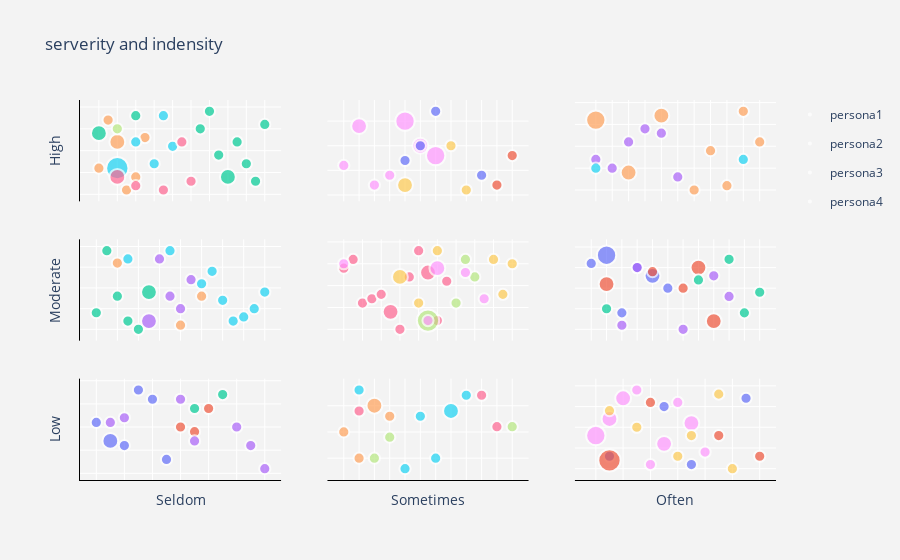

Write notebook code for a chart like this one.
### Code cell
from plotly.subplots import make_subplots
import random
fig = make_subplots(rows=3, cols=3)

    
#zone 1
fig.add_trace(go.Scatter(
                x=p1_1['Item'],y=random.sample(range(10, 30), len(p1_1)),name='persona1',
                marker_size=p1_1['Weight'],legendgroup='group1',
                 ),row=3,col=1)

fig.add_trace(go.Scatter(
                x=p2_1['Item'],name='persona2',y=random.sample(range(10, 30), len(p2_1)),
                marker_size=p2_1['Weight'],legendgroup='group2'),row=3,col=1)
fig.add_trace(go.Scatter(
                x=p3_1['Item'],name='persona3',y=random.sample(range(10, 30), len(p3_1)),
                marker_size=p3_1['Weight'],legendgroup='group3'),row=3,col=1)
fig.add_trace(go.Scatter(
                x=p4_1['Item'],name='persona4',y=random.sample(range(10, 30), len(p4_1)),
                marker_size=p4_1['Weight'],legendgroup='group4'),row=3,col=1)
#zone 2

fig.add_trace(go.Scatter(
                x=p1_2['Item'],name='',legendgroup='group1',y=random.sample(range(10, 30), len(p1_2)),
                marker_size=p1_2['Weight'],showlegend=False),row=3,col=2)
fig.add_trace(go.Scatter(
                x=p2_2['Item'],name='',y=random.sample(range(10, 30), len(p2_2)),
                marker_size=p2_2['Weight'],legendgroup='group2',showlegend=False),row=3,col=2)
fig.add_trace(go.Scatter(
                x=p3_2['Item'],name='',y=random.sample(range(10, 30), len(p3_2)),
                marker_size=p3_2['Weight'],legendgroup='group3',showlegend=False),row=3,col=2)
fig.add_trace(go.Scatter(
                x=p4_2['Item'],name='',y=random.sample(range(10, 30), len(p4_2)),
                marker_size=p4_2['Weight'],legendgroup='group4',showlegend=False),row=3,col=2)
#zone 3

fig.add_trace(go.Scatter(
                x=p1_3['Item'],name='',legendgroup='group1',y=random.sample(range(10, 30), len(p1_3)),
                marker_size=p1_3['Weight'],showlegend=False),row=3,col=3)
fig.add_trace(go.Scatter(
                x=p2_3['Item'],name='persona2',y=random.sample(range(10, 30), len(p2_3)),
                marker_size=p2_3['Weight'],legendgroup='group2',showlegend=False),row=3,col=3)
fig.add_trace(go.Scatter(
                x=p3_3['Item'],name='persona3',y=random.sample(range(10, 30), len(p3_3)),
                marker_size=p3_3['Weight'],legendgroup='group3',showlegend=False),row=3,col=3)
fig.add_trace(go.Scatter(
                x=p4_3['Item'],name='persona4',y=random.sample(range(10, 30), len(p4_3)),
                marker_size=p4_3['Weight'],legendgroup='group4',showlegend=False),row=3,col=3)
#zone 4
fig.add_trace(go.Scatter(
                x=p1_4['Item'],name='',legendgroup='group1',y=random.sample(range(10, 30), len(p1_4)),
                marker_size=p1_4['Weight'],showlegend=False),row=2,col=1)
fig.add_trace(go.Scatter(
                x=p2_4['Item'],name='',y=random.sample(range(10, 30), len(p2_4)),
                marker_size=p2_4['Weight'],legendgroup='group2',showlegend=False),row=2,col=1)
fig.add_trace(go.Scatter(
                x=p3_4['Item'],name='',y=random.sample(range(10, 30), len(p3_4)),
                marker_size=p3_4['Weight'],legendgroup='group3',showlegend=False),row=2,col=1)
fig.add_trace(go.Scatter(
                x=p4_4['Item'],name='',y=random.sample(range(10, 30), len(p4_4)),
                marker_size=p4_4['Weight'],legendgroup='group4',showlegend=False),row=2,col=1)


#zone 5

fig.add_trace(go.Scatter(
                x=p1_5['Item'],name='',legendgroup='group1',y=random.sample(range(10, 30), len(p1_5)),
                marker_size=p1_5['Weight'],showlegend=False),row=2,col=2)
fig.add_trace(go.Scatter(
                x=p2_5['Item'],name='',y=random.sample(range(10, 30), len(p2_5)),
                marker_size=p2_5['Weight'],legendgroup='group2',showlegend=False),row=2,col=2)
fig.add_trace(go.Scatter(
                x=p3_5['Item'],name='',y=random.sample(range(10, 30), len(p3_5)),
                marker_size=p3_5['Weight'],legendgroup='group3',showlegend=False),row=2,col=2)
fig.add_trace(go.Scatter(
                x=p4_5['Item'],name='',y=random.sample(range(10, 30), len(p4_5)),
                marker_size=p4_5['Weight'],legendgroup='group4',showlegend=False),row=2,col=2)

#zone 6

fig.add_trace(go.Scatter(
                x=p1_6['Item'],name='',legendgroup='group1',y=random.sample(range(10, 30), len(p1_6)),
                marker_size=p1_6['Weight'],showlegend=False),row=2,col=3)
fig.add_trace(go.Scatter(
                x=p2_6['Item'],name='',y=random.sample(range(10, 30), len(p2_6)),
                marker_size=p2_6['Weight'],legendgroup='group2',showlegend=False),row=2,col=3)
fig.add_trace(go.Scatter(
                x=p3_6['Item'],name='',y=random.sample(range(10, 30), len(p3_6)),
                marker_size=p3_6['Weight'],legendgroup='group3',showlegend=False),row=2,col=3)
fig.add_trace(go.Scatter(
                x=p4_6['Item'],name='',y=random.sample(range(10, 30), len(p4_6)),
                marker_size=p4_6['Weight'],legendgroup='group4',showlegend=False),row=2,col=3)

#zone 7

fig.add_trace(go.Scatter(
                x=p1_7['Item'],name='',legendgroup='group1',y=random.sample(range(10, 30), len(p1_7)),
                marker_size=p1_7['Weight'],showlegend=False),row=1,col=1)
fig.add_trace(go.Scatter(
                x=p2_7['Item'],name='',y=random.sample(range(10, 30), len(p2_7)),
                marker_size=p2_7['Weight'],legendgroup='group2',showlegend=False),row=1,col=1)
fig.add_trace(go.Scatter(
                x=p3_7['Item'],name='',y=random.sample(range(10, 30), len(p3_7)),
                marker_size=p3_7['Weight'],legendgroup='group3',showlegend=False),row=1,col=1)
fig.add_trace(go.Scatter(
                x=p4_7['Item'],name='',y=random.sample(range(10, 30), len(p4_7)),
                marker_size=p4_7['Weight'],legendgroup='group4',showlegend=False),row=1,col=1)
#zone 8

fig.add_trace(go.Scatter(
                x=p1_8['Item'],name='',legendgroup='group1',y=random.sample(range(10, 30), len(p1_8)),
                marker_size=p1_8['Weight'],showlegend=False),row=1,col=2)
fig.add_trace(go.Scatter(
                x=p2_8['Item'],name='',y=random.sample(range(10, 30), len(p2_8)),
                marker_size=p2_8['Weight'],legendgroup='group2',showlegend=False),row=1,col=2)
fig.add_trace(go.Scatter(
                x=p3_8['Item'],name='',y=random.sample(range(10, 30), len(p3_8)),
                marker_size=p3_8['Weight'],legendgroup='group3',showlegend=False),row=1,col=2)
fig.add_trace(go.Scatter(
                x=p4_8['Item'],name='',y=random.sample(range(10, 30), len(p4_8)),
                marker_size=p4_8['Weight'],legendgroup='group4',showlegend=False),row=1,col=2)
#zone 9

fig.add_trace(go.Scatter(
                x=p1_9['Item'],name='',legendgroup='group1',y=random.sample(range(10, 30), len(p1_9)),
                marker_size=p1_9['Weight'],showlegend=False),row=1,col=1)
fig.add_trace(go.Scatter(
                x=p2_9['Item'],name='',y=random.sample(range(10, 30), len(p2_9)),
                marker_size=p2_9['Weight'],legendgroup='group2',showlegend=False),row=1,col=3)
fig.add_trace(go.Scatter(
                x=p3_9['Item'],name='',y=random.sample(range(10, 30), len(p3_9)),
                marker_size=p3_9['Weight'],legendgroup='group3',showlegend=False),row=1,col=3)
fig.add_trace(go.Scatter(
                x=p4_9['Item'],name='',y=random.sample(range(10, 30), len(p4_9)),
                marker_size=p4_9['Weight'],legendgroup='group4',showlegend=False),row=1,col=3)

sizeref =  2.*80/(100**2)

fig.update_traces(mode='markers', marker=dict(sizemode='area',
                                              sizeref=sizeref, line_width=2))
fig.update_yaxes(visible=True, showticklabels=False)
fig.update_xaxes(visible=True, showticklabels=False)
# fig.update_xaxes(visible=True,showticklabels=False, row=3,col=1)
# fig.update_yaxes(visible=True,showticklabels=False, row=3,col=1)
fig['layout']['xaxis7']['title']='Seldom'
fig['layout']['xaxis8']['title']='Sometimes'
fig['layout']['xaxis9']['title']='Often'
fig['layout']['yaxis1']['title']='High'
fig['layout']['yaxis4']['title']='Moderate'
fig['layout']['yaxis7']['title']='Low'
fig.update_xaxes(showline=True, linewidth=1, linecolor='black', row=3, col=1)
fig.update_yaxes(showline=True, linewidth=1, linecolor='black', row=1, col=1)
fig.update_xaxes(showline=True, linewidth=1, linecolor='black', row=3, col=2)
fig.update_yaxes(showline=True, linewidth=1, linecolor='black', row=2, col=1)
fig.update_xaxes(showline=True, linewidth=1, linecolor='black', row=3, col=3)
fig.update_yaxes(showline=True, linewidth=1, linecolor='black', row=3, col=1)

fig.update_layout(
    title='serverity and indensity',
    paper_bgcolor='rgb(243, 243, 243)',
    plot_bgcolor='rgb(243, 243, 243)',
)

fig.show()

### Figure 1 — Plotly figure (JSON) as saved in the notebook; plotly's stock layout.template omitted (floating-point values rounded to 4 significant figures)
{"data": [{"legendgroup": "group1", "marker": {"line": {"width": 2}, "size": [1, 2, 1, 1, 1, 1], "sizemode": "area", "sizeref": 0.016}, "mode": "markers", "name": "persona1", "type": "scatter", "x": ["being with/around friends", "finances", "future", "physical health", "quizzes/exams", "work"], "xaxis": "x7", "y": [21, 17, 16, 28, 26, 13], "yaxis": "y7"}, {"legendgroup": "group2", "marker": {"line": {"width": 2}, "size": [1, 1, 1], "sizemode": "area", "sizeref": 0.016}, "mode": "markers", "name": "persona2", "type": "scatter", "x": ["class", "presentations", "projects"], "xaxis": "x7", "y": [20, 19, 24], "yaxis": "y7"}, {"legendgroup": "group3", "marker": {"line": {"width": 2}, "size": [1, 1], "sizemode": "area", "sizeref": 0.016}, "mode": "markers", "name": "persona3", "type": "scatter", "x": ["homework", "presentations"], "xaxis": "x7", "y": [27, 24], "yaxis": "y7"}, {"legendgroup": "group4", "marker": {"line": {"width": 2}, "size": [1, 1, 1, 1, 1, 1, 1], "sizemode": "area", "sizeref": 0.016}, "mode": "markers", "name": "persona4", "type": "scatter", "x": ["being vulnerable in therapy", "class", "finances", "future", "Internship", "lab", "presentations"], "xaxis": "x7", "y": [20, 26, 21, 22, 16, 11, 17], "yaxis": "y7"}, {"legendgroup": "group1", "marker": {"line": {"width": 2}, "size": [1, 1, 2, 1], "sizemode": "area", "sizeref": 0.016}, "mode": "markers", "name": "", "showlegend": false, "type": "scatter", "x": ["planning", "projects", "quizzes/exams", "work"], "xaxis": "x8", "y": [20, 15, 25, 23], "yaxis": "y8"}, {"legendgroup": "group2", "marker": {"line": {"width": 2}, "size": [1, 1, 1, 1, 2, 1], "sizemode": "area", "sizeref": 0.016}, "mode": "markers", "name": "", "showlegend": false, "type": "scatter", "x": ["family", "health", "homework", "projects", "relationship", "workout"], "xaxis": "x8", "y": [13, 23, 15, 28, 24, 27], "yaxis": "y8"}, {"legendgroup": "group3", "marker": {"line": {"width": 2}, "size": [1, 1, 1], "sizemode": "area", "sizeref": 0.016}, "mode": "markers", "name": "", "showlegend": false, "type": "scatter", "x": ["going to church", "optional programs", "projects"], "xaxis": "x8", "y": [27, 21, 24], "yaxis": "y8"}, {"legendgroup": "group4", "marker": {"line": {"width": 2}, "size": [1, 1, 1], "sizemode": "area", "sizeref": 0.016}, "mode": "markers", "name": "", "showlegend": false, "type": "scatter", "x": ["presentations", "quizzes/exams", "work"], "xaxis": "x8", "y": [21, 15, 19], "yaxis": "y8"}, {"legendgroup": "group1", "marker": {"line": {"width": 2}, "size": [3, 2, 2, 1, 1, 2, 1, 2, 1], "sizemode": "area", "sizeref": 0.016}, "mode": "markers", "name": "", "showlegend": false, "type": "scatter", "x": ["health", "homework", "lectures", "planning", "presentations", "quizzes/exams", "relationship", "sleep", "work"], "xaxis": "x9", "y": [18, 22, 27, 29, 11, 16, 26, 21, 14], "yaxis": "y9"}, {"legendgroup": "group2", "marker": {"line": {"width": 2}, "size": [1, 1, 1, 1, 1, 1], "sizemode": "area", "sizeref": 0.016}, "mode": "markers", "name": "persona2", "showlegend": false, "type": "scatter", "x": ["homework", "hygiene", "planning", "relationship", "sleep", "writing papers"], "xaxis": "x9", "y": [24, 28, 20, 13, 18, 10], "yaxis": "y9"}, {"legendgroup": "group3", "marker": {"line": {"width": 2}, "size": [1, 1, 1, 1], "sizemode": "area", "sizeref": 0.016}, "mode": "markers", "name": "persona3", "showlegend": false, "type": "scatter", "x": ["group work", "homework", "quizzes/exams", "sleep"], "xaxis": "x9", "y": [27, 13, 25, 11], "yaxis": "y9"}, {"legendgroup": "group4", "marker": {"line": {"width": 2}, "size": [1, 4, 1, 1], "sizemode": "area", "sizeref": 0.016}, "mode": "markers", "name": "persona4", "showlegend": false, "type": "scatter", "x": ["developing accessible hobbies", "homework", "hygiene", "presentations"], "xaxis": "x9", "y": [13, 12, 18, 26], "yaxis": "y9"}, {"legendgroup": "group1", "marker": {"line": {"width": 2}, "size": [1, 1, 1, 1, 1, 2], "sizemode": "area", "sizeref": 0.016}, "mode": "markers", "name": "", "showlegend": false, "type": "scatter", "x": ["health", "housing", "internship", "midterms/finals", "optional academic programs", "presentations"], "xaxis": "x4", "y": [14, 29, 18, 12, 10, 19], "yaxis": "y4"}, {"legendgroup": "group2", "marker": {"line": {"width": 2}, "size": [1, 2, 1, 1, 1], "sizemode": "area", "sizeref": 0.016}, "mode": "markers", "name": "", "showlegend": false, "type": "scatter", "x": ["GPA", "presentations", "scholarship", "socializing", "study abroad"], "xaxis": "x4", "y": [27, 12, 18, 15, 22], "yaxis": "y4"}, {"legendgroup": "group3", "marker": {"line": {"width": 2}, "size": [1, 1, 1], "sizemode": "area", "sizeref": 0.016}, "mode": "markers", "name": "", "showlegend": false, "type": "scatter", "x": ["class", "internship", "socializing"], "xaxis": "x4", "y": [18, 26, 11], "yaxis": "y4"}, {"legendgroup": "group4", "marker": {"line": {"width": 2}, "size": [1, 1, 1, 1, 1, 1, 1, 1, 1], "sizemode": "area", "sizeref": 0.016}, "mode": "markers", "name": "", "showlegend": false, "type": "scatter", "x": ["class", "Family", "midterms/finals", "projects", "quizzes/exams", "Resident Advising", "scholarship", "when I feel like I don’t have time", "writing papers"], "xaxis": "x4", "y": [21, 24, 27, 17, 12, 13, 29, 15, 19], "yaxis": "y4"}, {"legendgroup": "group1", "marker": {"line": {"width": 2}, "size": [1, 1, 1, 1, 1, 2, 1, 1, 1, 2, 1, 1], "sizemode": "area", "sizeref": 0.016}, "mode": "markers", "name": "", "showlegend": false, "type": "scatter", "x": ["family", "health ", "internships", "job and career", "lab", "midterms/finals", "optional academic programs", "presentations", "projects", "quizzes/exams", "relationship", "study abroad"], "xaxis": "x5", "y": [24, 26, 16, 17, 18, 14, 10, 22, 28, 23, 12, 21], "yaxis": "y5"}, {"legendgroup": "group2", "marker": {"line": {"width": 2}, "size": [1, 1, 1, 4], "sizemode": "area", "sizeref": 0.016}, "mode": "markers", "name": "", "showlegend": false, "type": "scatter", "x": ["body image", "finances", "homework", "quizzes/exams"], "xaxis": "x5", "y": [16, 26, 22, 12], "yaxis": "y5"}, {"legendgroup": "group3", "marker": {"line": {"width": 2}, "size": [1, 1, 1, 1, 2], "sizemode": "area", "sizeref": 0.016}, "mode": "markers", "name": "", "showlegend": false, "type": "scatter", "x": ["class", "family", "finances", "quizzes/exams", "relationship"], "xaxis": "x5", "y": [17, 25, 23, 12, 24], "yaxis": "y5"}, {"legendgroup": "group4", "marker": {"line": {"width": 2}, "size": [1, 1, 2, 1, 1, 1], "sizemode": "area", "sizeref": 0.016}, "mode": "markers", "name": "", "showlegend": false, "type": "scatter", "x": ["future", "group work", "optional academic programs", "projects", "relationship", "socializing"], "xaxis": "x5", "y": [26, 18, 22, 16, 28, 25], "yaxis": "y5"}, {"legendgroup": "group1", "marker": {"line": {"width": 2}, "size": [1, 3, 1, 1, 2, 1], "sizemode": "area", "sizeref": 0.016}, "mode": "markers", "name": "", "showlegend": false, "type": "scatter", "x": ["class", "homework", "lectures", "physical health", "projects", "relationship"], "xaxis": "x6", "y": [26, 28, 14, 25, 23, 20], "yaxis": "y6"}, {"legendgroup": "group2", "marker": {"line": {"width": 2}, "size": [1, 2, 1, 2, 2], "sizemode": "area", "sizeref": 0.016}, "mode": "markers", "name": "", "showlegend": false, "type": "scatter", "x": ["finance", "homework", "projects", "quizzes/exams", "work"], "xaxis": "x6", "y": [20, 21, 24, 25, 12], "yaxis": "y6"}, {"legendgroup": "group3", "marker": {"line": {"width": 2}, "size": [1, 1, 1, 1, 1], "sizemode": "area", "sizeref": 0.016}, "mode": "markers", "name": "", "showlegend": false, "type": "scatter", "x": ["future", "homework", "hygiene ", "presentations", "quizzes/exams"], "xaxis": "x6", "y": [27, 15, 14, 19, 22], "yaxis": "y6"}, {"legendgroup": "group4", "marker": {"line": {"width": 2}, "size": [1, 1, 1, 1, 1], "sizemode": "area", "sizeref": 0.016}, "mode": "markers", "name": "", "showlegend": false, "type": "scatter", "x": ["finance", "future", "lectures", "physical health", "work"], "xaxis": "x6", "y": [10, 18, 11, 25, 23], "yaxis": "y6"}, {"legendgroup": "group1", "marker": {"line": {"width": 2}, "size": [1, 1, 2, 1, 1, 1], "sizemode": "area", "sizeref": 0.016}, "mode": "markers", "name": "", "showlegend": false, "type": "scatter", "x": ["future", "internship and job search ", "midterm/final", "presentations", "projects", "talking to teachers"], "xaxis": "x", "y": [16, 27, 22, 11, 14, 23], "yaxis": "y"}, {"legendgroup": "group2", "marker": {"line": {"width": 2}, "size": [1, 4, 1, 1, 1], "sizemode": "area", "sizeref": 0.016}, "mode": "markers", "name": "", "showlegend": false, "type": "scatter", "x": ["GPA", "midterm/final", "projects", "quizzes/exams", "relationship"], "xaxis": "x", "y": [17, 16, 22, 28, 21], "yaxis": "y"}, {"legendgroup": "group3", "marker": {"line": {"width": 2}, "size": [1, 2, 1, 1, 1], "sizemode": "area", "sizeref": 0.016}, "mode": "markers", "name": "", "showlegend": false, "type": "scatter", "x": ["group work", "midterm/final", "physical health", "projects", "quizzes/exams"], "xaxis": "x", "y": [22, 14, 13, 12, 11], "yaxis": "y"}, {"legendgroup": "group4", "marker": {"line": {"width": 2}, "size": [1], "sizemode": "area", "sizeref": 0.016}, "mode": "markers", "name": "", "showlegend": false, "type": "scatter", "x": ["midterm/final"], "xaxis": "x", "y": [25], "yaxis": "y"}, {"legendgroup": "group1", "marker": {"line": {"width": 2}, "size": [1, 2, 1, 1, 3, 2, 3], "sizemode": "area", "sizeref": 0.016}, "mode": "markers", "name": "", "showlegend": false, "type": "scatter", "x": ["body image", "future", "GPA", "mean classmates", "midterms/finals", "projects", "quizzes/exams"], "xaxis": "x2", "y": [16, 24, 12, 14, 25, 20, 18], "yaxis": "y2"}, {"legendgroup": "group2", "marker": {"line": {"width": 2}, "size": [1, 1, 2], "sizemode": "area", "sizeref": 0.016}, "mode": "markers", "name": "", "showlegend": false, "type": "scatter", "x": ["health", "homework", "midterms/finals"], "xaxis": "x2", "y": [20, 11, 12], "yaxis": "y2"}, {"legendgroup": "group3", "marker": {"line": {"width": 2}, "size": [1, 1, 1, 1], "sizemode": "area", "sizeref": 0.016}, "mode": "markers", "name": "", "showlegend": false, "type": "scatter", "x": ["finances", "midterms/finals", "projects", "quizzes/exams"], "xaxis": "x2", "y": [14, 17, 20, 27], "yaxis": "y2"}, {"legendgroup": "group4", "marker": {"line": {"width": 2}, "size": [1, 1], "sizemode": "area", "sizeref": 0.016}, "mode": "markers", "name": "", "showlegend": false, "type": "scatter", "x": ["compounding stress", "mental health"], "xaxis": "x2", "y": [12, 18], "yaxis": "y2"}, {"legendgroup": "group1", "marker": {"line": {"width": 2}, "size": [1, 1, 1, 2, 2, 1, 1, 1, 1, 1], "sizemode": "area", "sizeref": 0.016}, "mode": "markers", "name": "", "showlegend": false, "type": "scatter", "x": ["class", "family", "finances", "future", "group projects", "health", "homework", "planning", "projects", "socializing"], "xaxis": "x", "y": [25, 29, 19, 24, 14, 22, 17, 13, 28, 26], "yaxis": "y"}, {"legendgroup": "group2", "marker": {"line": {"width": 2}, "size": [1, 1, 1, 1, 1, 1], "sizemode": "area", "sizeref": 0.016}, "mode": "markers", "name": "", "showlegend": false, "type": "scatter", "x": ["future", "health", "homework", "loss of parents", "mental health", "quizzes/exams"], "xaxis": "x3", "y": [17, 15, 21, 24, 23, 13], "yaxis": "y3"}, {"legendgroup": "group3", "marker": {"line": {"width": 2}, "size": [1, 1, 3, 1, 2, 2, 1, 1], "sizemode": "area", "sizeref": 0.016}, "mode": "markers", "name": "", "showlegend": false, "type": "scatter", "x": ["class", "finances", "future", "group projects", "homework", "mental health", "relationships", "work"], "xaxis": "x3", "y": [10, 19, 26, 11, 14, 27, 28, 21], "yaxis": "y3"}, {"legendgroup": "group4", "marker": {"line": {"width": 2}, "size": [1, 1], "sizemode": "area", "sizeref": 0.016}, "mode": "markers", "name": "", "showlegend": false, "type": "scatter", "x": ["future", "relationships"], "xaxis": "x3", "y": [15, 17], "yaxis": "y3"}], "layout": {"paper_bgcolor": "rgb(243, 243, 243)", "plot_bgcolor": "rgb(243, 243, 243)", "title": {"text": "serverity and indensity"}, "xaxis": {"anchor": "y", "domain": [0, 0.2889], "showticklabels": false, "visible": true}, "xaxis2": {"anchor": "y2", "domain": [0.3556, 0.6444], "showticklabels": false, "visible": true}, "xaxis3": {"anchor": "y3", "domain": [0.7111, 1], "showticklabels": false, "visible": true}, "xaxis4": {"anchor": "y4", "domain": [0, 0.2889], "showticklabels": false, "visible": true}, "xaxis5": {"anchor": "y5", "domain": [0.3556, 0.6444], "showticklabels": false, "visible": true}, "xaxis6": {"anchor": "y6", "domain": [0.7111, 1], "showticklabels": false, "visible": true}, "xaxis7": {"anchor": "y7", "domain": [0, 0.2889], "linecolor": "black", "linewidth": 1, "showline": true, "showticklabels": false, "title": {"text": "Seldom"}, "visible": true}, "xaxis8": {"anchor": "y8", "domain": [0.3556, 0.6444], "linecolor": "black", "linewidth": 1, "showline": true, "showticklabels": false, "title": {"text": "Sometimes"}, "visible": true}, "xaxis9": {"anchor": "y9", "domain": [0.7111, 1], "linecolor": "black", "linewidth": 1, "showline": true, "showticklabels": false, "title": {"text": "Often"}, "visible": true}, "yaxis": {"anchor": "x", "domain": [0.7333, 1], "linecolor": "black", "linewidth": 1, "showline": true, "showticklabels": false, "title": {"text": "High"}, "visible": true}, "yaxis2": {"anchor": "x2", "domain": [0.7333, 1], "showticklabels": false, "visible": true}, "yaxis3": {"anchor": "x3", "domain": [0.7333, 1], "showticklabels": false, "visible": true}, "yaxis4": {"anchor": "x4", "domain": [0.3667, 0.6333], "linecolor": "black", "linewidth": 1, "showline": true, "showticklabels": false, "title": {"text": "Moderate"}, "visible": true}, "yaxis5": {"anchor": "x5", "domain": [0.3667, 0.6333], "showticklabels": false, "visible": true}, "yaxis6": {"anchor": "x6", "domain": [0.3667, 0.6333], "showticklabels": false, "visible": true}, "yaxis7": {"anchor": "x7", "domain": [0, 0.2667], "linecolor": "black", "linewidth": 1, "showline": true, "showticklabels": false, "title": {"text": "Low"}, "visible": true}, "yaxis8": {"anchor": "x8", "domain": [0, 0.2667], "showticklabels": false, "visible": true}, "yaxis9": {"anchor": "x9", "domain": [0, 0.2667], "showticklabels": false, "visible": true}}}
